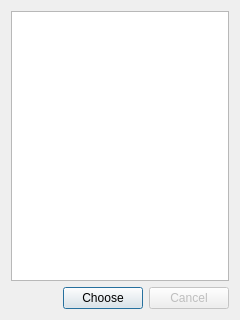
<?xml version="1.0" encoding="UTF-8"?>
<ui version="4.0">
 <class>ChooseQuickModVersionDialog</class>
 <widget class="QDialog" name="ChooseQuickModVersionDialog">
  <property name="geometry">
   <rect>
    <x>0</x>
    <y>0</y>
    <width>240</width>
    <height>320</height>
   </rect>
  </property>
  <property name="windowTitle">
   <string>Dialog</string>
  </property>
  <layout class="QVBoxLayout" name="verticalLayout">
   <item>
    <widget class="QTreeWidget" name="versionsWidget">
     <attribute name="headerVisible">
      <bool>false</bool>
     </attribute>
     <attribute name="headerDefaultSectionSize">
      <number>100</number>
     </attribute>
     <column>
      <property name="text">
       <string>Name</string>
      </property>
     </column>
     <column>
      <property name="text">
       <string>Minecraft</string>
      </property>
     </column>
    </widget>
   </item>
   <item>
    <layout class="QHBoxLayout" name="horizontalLayout">
     <item>
      <spacer name="horizontalSpacer">
       <property name="orientation">
        <enum>Qt::Horizontal</enum>
       </property>
       <property name="sizeHint" stdset="0">
        <size>
         <width>40</width>
         <height>20</height>
        </size>
       </property>
      </spacer>
     </item>
     <item>
      <widget class="QPushButton" name="chooseButton">
       <property name="text">
        <string>Choose</string>
       </property>
      </widget>
     </item>
     <item>
      <widget class="QPushButton" name="cancelButton">
       <property name="enabled">
        <bool>false</bool>
       </property>
       <property name="text">
        <string>Cancel</string>
       </property>
      </widget>
     </item>
    </layout>
   </item>
  </layout>
 </widget>
 <resources/>
 <connections>
  <connection>
   <sender>chooseButton</sender>
   <signal>clicked()</signal>
   <receiver>ChooseQuickModVersionDialog</receiver>
   <slot>accept()</slot>
   <hints>
    <hint type="sourcelabel">
     <x>112</x>
     <y>299</y>
    </hint>
    <hint type="destinationlabel">
     <x>34</x>
     <y>292</y>
    </hint>
   </hints>
  </connection>
  <connection>
   <sender>cancelButton</sender>
   <signal>clicked()</signal>
   <receiver>ChooseQuickModVersionDialog</receiver>
   <slot>reject()</slot>
   <hints>
    <hint type="sourcelabel">
     <x>199</x>
     <y>299</y>
    </hint>
    <hint type="destinationlabel">
     <x>235</x>
     <y>280</y>
    </hint>
   </hints>
  </connection>
 </connections>
</ui>
